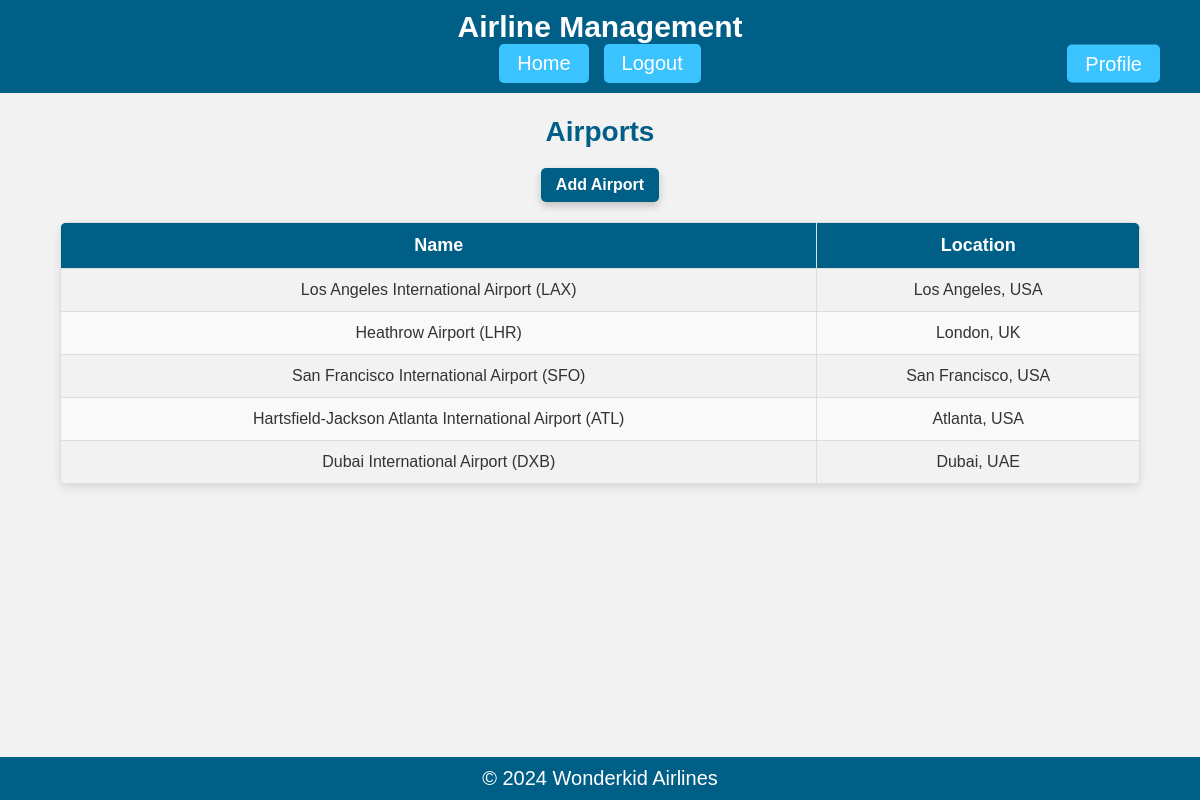
The app's page /airports/ (signed in) with its own data.
### Airlines/models.py (models this page shows, shortened)
class Airport(models.Model):
    name = models.CharField(max_length=100)
    location = models.CharField(max_length=100)

### Airlines/views.py (the view)
# urls.py: path('airports/', views.airports, name='airports'),
@login_required
def airports(request):
    airports = Airport.objects.all()
    return render(request, 'airports.html', {'airports': airports})

### Airlines/templates/airports.html (shortened to what this page needs)
{% extends 'base.html' %}
{% block content %}
    <h2>Airports</h2>
    <a href="{% url 'add_airport' %}" class="btn primary-btn">Add Airport</a>
    <table>
        <thead>
            <tr>
                <th>Name</th>
                <th>Location</th>
            </tr>
        </thead>
        <tbody>
            {% for airport in airports %}
                <tr>
                    <td>{{ airport.name }}</td>
                    <td>{{ airport.location }}</td>
                </tr>
            {% endfor %}
        </tbody>
    </table>
{% endblock %}

### Airlines/templates/base.html (style rules this page uses)
body { font-family: Arial, sans-serif; background-color: #f2f2f2; margin: 0; padding: 0; color: #333; min-height: 100vh; display: flex; flex-direction: column; }

### Airlines/templates/airports.html (style rules this page uses)
h2 { text-align: center; color: #005f87; font-size: 28px; margin-bottom: 20px; }
table { width: 90%; border-collapse: collapse; margin: 20px auto; border-radius: 8px; overflow: hidden; box-shadow: 0px 4px 10px rgba(0, 0, 0, 0.1); }
table th, table td { padding: 12px; text-align: center; border: 1px solid #ddd; font-size: 16px; }
table th { background-color: #005f87; color: white; font-weight: bold; font-size: 18px; }
table tbody tr:nth-child(even) { background-color: #f9f9f9; }
.btn { display: inline-block; padding: 8px 15px; background-color: #005f87; color: white; text-decoration: none; border-radius: 5px; font-size: 20px; transition: background-color 0.3s ease, transform 0.2s ease; }
.primary-btn { display: block; width: fit-content; margin: 0 auto 20px; background-color: #005f87; font-size: 16px; font-weight: bold; box-shadow: 0px 4px 8px rgba(0, 0, 0, 0.2); }

### records on screen
Airport: name "Los Angeles International Airport (LAX)", location "Los Angeles, USA"
Airport: name "Heathrow Airport (LHR)", location "London, UK"
Airport: name "San Francisco International Airport (SFO)", location "San Francisco, USA"
Airport: name "Hartsfield-Jackson Atlanta International Airport (ATL)", location "Atlanta, USA"
Airport: name "Dubai International Airport (DXB)", location "Dubai, UAE"
